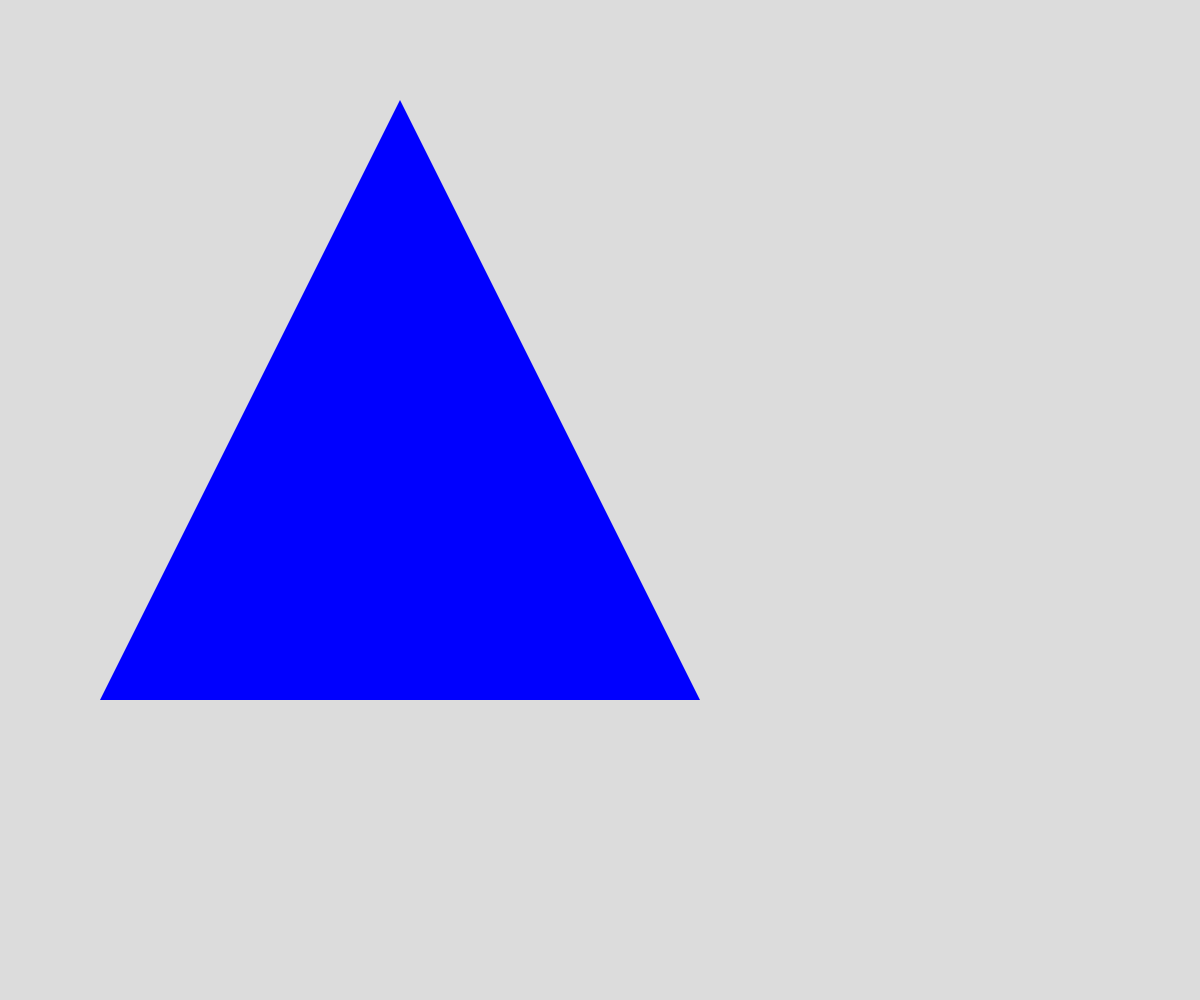
Frame 1 (no input)
Frame 60 (no input): identical to frame 1, image omitted
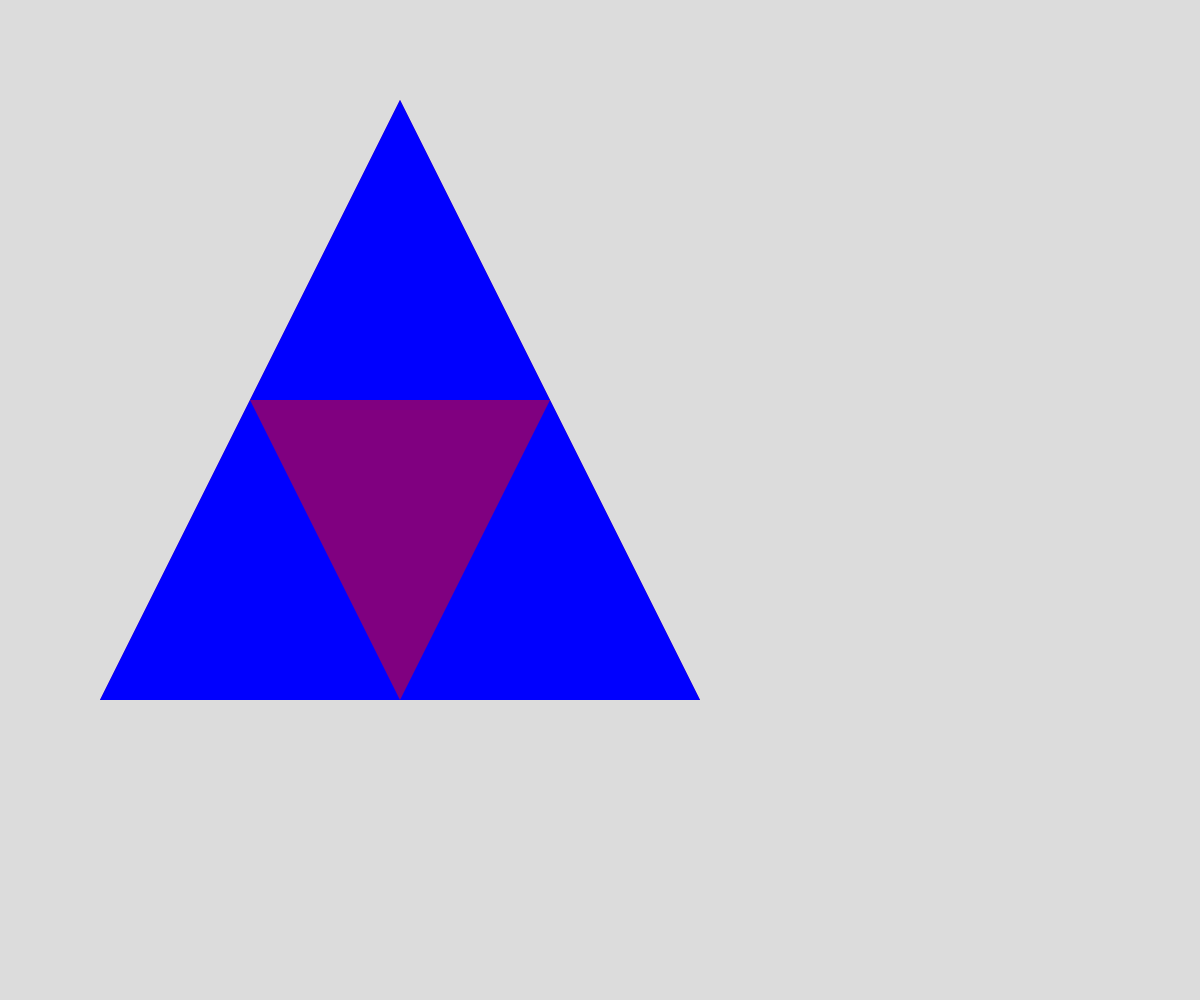
Frame 120 (the mouse pressed at the canvas centre since frame 60)

The p5.js sketch that drew these frames (run headless with seeded random() and noise() and a simulated clock; from frame 60 on, the mouse is pressed at the canvas centre):

// p5.js sketch
// ── sketch.js
// Sierpinski Triangle Demo

let triangleVertices = [
  {x: 400, y: 100},
  {x: 100, y: 700},
  {x: 700, y: 700},
];

let theDegree = 0;
let theColors = ["blue", "purple", "white", "green", "orange", "black", "red", "yellow", "violet"];

function setup() {
  createCanvas(windowWidth, windowHeight);
}

function draw() {
  background(220);
  sierpinski(triangleVertices, theDegree);
}

function mousePressed() {
  if (theDegree < 8) {
    theDegree++;
  }
}

function sierpinski(points, degree) {
  noStroke();
  fill(theColors[degree]);
  triangle(points[0].x, points[0].y, points[1].x, points[1].y, points[2].x, points[2].y);

  //exit clause, if degree is too small
  if (degree > 0) {
    //pattern
    sierpinski([points[0],
      getMidpoint(points[0], points[1]),
      getMidpoint(points[0], points[2])],
      degree - 1);

    sierpinski([points[1],
      getMidpoint(points[0], points[1]),
      getMidpoint(points[1], points[2])],
      degree - 1);

    sierpinski([points[2],
      getMidpoint(points[0], points[2]),
      getMidpoint(points[1], points[2])],
      degree - 1);
  }
}

function getMidpoint(point1, point2) {
  let xDiff = point1.x + point2.x;
  let yDiff = point1.y + point2.y;
  let midpoint = {x: xDiff/2, y: yDiff/2};
  return midpoint;
}
